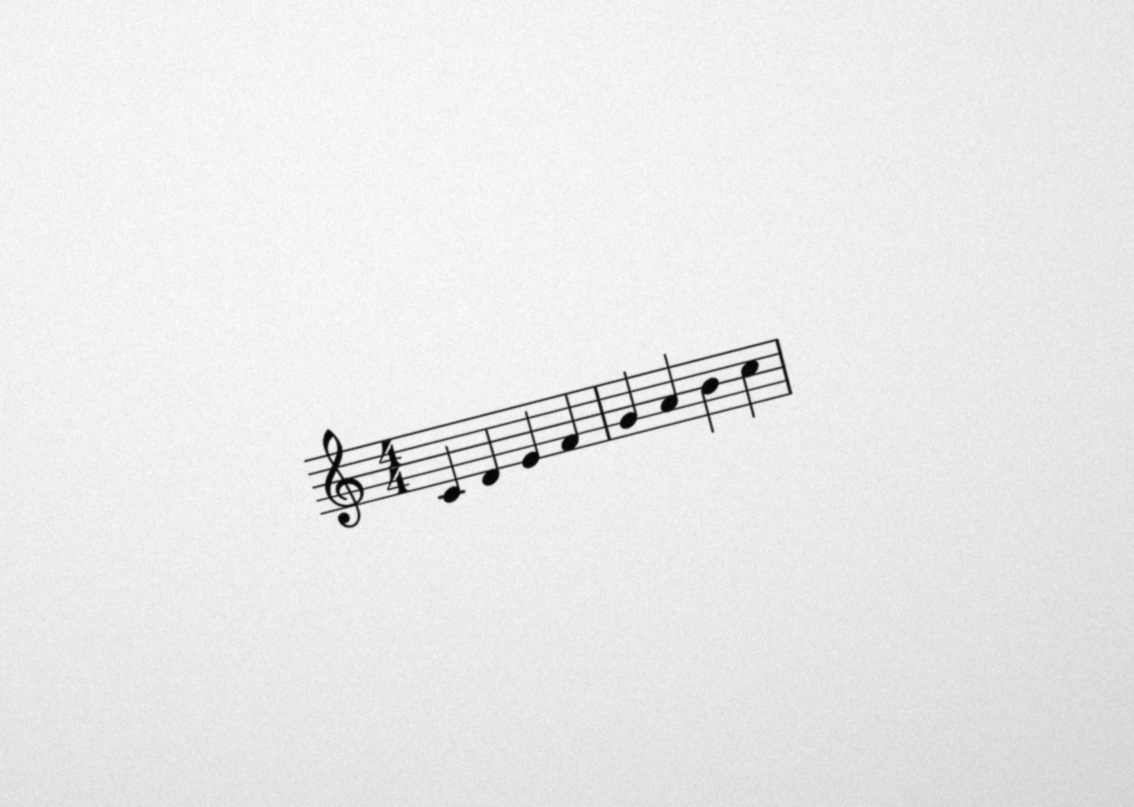
#> input picture fixtures/camera.deskew/input.png, 1134 x 807 px
$ python make_screenshots.py
#> lines starting #> are read from the running program, lines starting #| are printed output that depends on the picture; after the words box and inside, x2 and y2 are one past the last pixel; in counts of white or black regions, pixels touching at a corner belong together
"""Marketing frames for App Store Connect (AI Camera - Music Reader).
Illustrative frames built from the repo's own LilyPond fixtures (fixtures/*/input.png).
Usage: python3 docs/asc/screenshots/make_screenshots.py   (needs Pillow and the Inter font path below)
Outputs: iphone-69-0N-*.png (1320x2868) and ipad-13-0N-*.png (2064x2752), RGB, no alpha."""
import sys, os
from PIL import Image, ImageDraw, ImageFont, ImageFilter, ImageOps
_ROOT = os.path.abspath(os.path.join(os.path.dirname(__file__), '..', '..', '..'))
REPO = sys.argv[1] if len(sys.argv) > 1 else _ROOT
OUT = sys.argv[2] if len(sys.argv) > 2 else os.path.join(REPO, 'docs', 'asc', 'screenshots')
os.makedirs(OUT, exist_ok=True)
INTER = '/usr/share/fonts/truetype/sand-box/google/Inter/Inter-VariableFont_opsz,wght.ttf'
def font(sz, w='Bold'):
    f = ImageFont.truetype(INTER, int(sz))
    try: f.set_variation_by_name(w)
    except Exception: pass
    return f
TOP=(58,44,140); BOT=(14,18,48); AMBER=(255,196,72); WHITE=(246,246,250); INK=(20,22,40); MUTED=(186,184,220)

def bg(W,H):
    g=Image.linear_gradient('L').resize((W,H))
    return Image.composite(Image.new('RGB',(W,H),BOT),Image.new('RGB',(W,H),TOP),g)

def crop_score(name):
    i=Image.open(f'{REPO}/fixtures/{name}/input.png').convert('L')
    bb=Image.eval(i,lambda v:255-v).getbbox()
    return i.crop(bb)

def text_center(d, cx, y, s, f, fill):
    w=d.textlength(s,font=f); d.text((cx-w/2,y),s,font=f,fill=fill)

def device(W,H,kind):
    """Return (frame image RGBA, screen box) for a simple device mock."""
    fr=Image.new('RGBA',(W,H),(0,0,0,0)); d=ImageDraw.Draw(fr)
    r=int(W*(0.16 if kind=='phone' else 0.06)); bez=int(W*(0.035 if kind=='phone' else 0.03))
    d.rounded_rectangle([0,0,W-1,H-1],radius=r,fill=(8,8,14,255))
    d.rounded_rectangle([3,3,W-4,H-4],radius=r,outline=(70,70,90,255),width=4)
    box=(bez,bez,W-bez,H-bez)
    return fr, box, r-bez

def screen_camera(sw,sh,kind):
    s=Image.new('RGB',(sw,sh),(28,28,30))
    photo=Image.open(f'{REPO}/fixtures/camera.deskew/input.png').convert('RGB')
    ph=int(sh*0.78); area=Image.new('RGB',(sw,ph),(238,238,238))
    # crop around the staff (source coords) and scale to the screen width
    src=photo.crop((250,250,880,600)); k=(sw*0.98)/src.width
    src=src.resize((int(src.width*k),int(src.height*k)),Image.LANCZOS)
    area.paste(src,((sw-src.width)//2,(ph-src.height)//2))
    s.paste(area,(0,int(sh*0.08)))
    d=ImageDraw.Draw(s)
    cx,cy=sw//2,int(sh*0.08)+ph//2
    bw,bh=int(src.width*0.96),int(src.height*0.9); t=max(6,sw//90); L=sw//9
    x0,y0,x1,y1=cx-bw//2,cy-bh//2,cx+bw//2,cy+bh//2
    for (x,y,dx,dy) in [(x0,y0,1,1),(x1,y0,-1,1),(x0,y1,1,-1),(x1,y1,-1,-1)]:
        d.rectangle([min(x,x+dx*L),min(y,y+dy*t),max(x,x+dx*L),max(y,y+dy*t)],fill=AMBER)
        d.rectangle([min(x,x+dx*t),min(y,y+dy*L),max(x,x+dx*t),max(y,y+dy*L)],fill=AMBER)
    f=font(sw*0.04,'SemiBold')
    chip='Frame the staff'; w=d.textlength(chip,font=f)
    d.rounded_rectangle([cx-w/2-sw*0.04,y0-f.size*2.6,cx+w/2+sw*0.04,y0-f.size*0.6],radius=f.size,fill=(0,0,0))
    text_center(d,cx,y0-f.size*2.25,chip,f,WHITE)
    # shutter
    R=int(sw*0.09 if kind=='phone' else sw*0.055); by=int(sh*0.93)
    d.ellipse([cx-R,by-R,cx+R,by+R],outline=WHITE,width=max(6,R//8))
    d.ellipse([cx-R+R//5,by-R+R//5,cx+R-R//5,by+R-R//5],fill=WHITE)
    return s

def notes_csv(name):
    rows=[l.strip().split(',') for l in open(f'{REPO}/fixtures/{name}/expected.notes.csv').read().splitlines()[1:] if l.strip()]
    return [tuple(int(x) for x in r) for r in rows]

def score_screen(sw,sh,kind,title,highlight=False,transport=False,chip=None):
    s=Image.new('RGB',(sw,sh),(250,249,246)); d=ImageDraw.Draw(s)
    pad=int(sw*0.06); ph=kind=='phone'
    d.text((pad,int(sh*0.07)),title,font=font(sw*0.065 if ph else sw*0.045,'Bold'),fill=INK)
    sc=crop_score('piano.grand').convert('RGB').crop((0,0,500,220))   # bars 1-2 (barline at x~497)
    tw=sw-2*pad; k=tw/sc.width; th=int(sc.height*k); sc=sc.resize((tw,th),Image.LANCZOS)
    y=int(sh*0.15)
    s.paste(sc,(pad,y))
    if highlight:
        # playhead on beat 3 of bar 1: the G noteheads (crop x 227..242)
        ov=Image.new('RGBA',(sw,sh),(0,0,0,0)); od=ImageDraw.Draw(ov)
        od.rounded_rectangle([pad+int(219*k),y-int(6*k),pad+int(250*k),y+th+int(6*k)],radius=int(8*k),fill=AMBER+(110,))
        s=Image.alpha_composite(s.convert('RGBA'),ov).convert('RGB'); d=ImageDraw.Draw(s)
    y2=y+th+int(sh*0.04)
    f=font(sw*0.036 if ph else sw*0.025,'SemiBold'); fm=font(sw*0.034 if ph else sw*0.024,'Medium')
    if not transport:
        rows=[('Staves','2 (treble + bass)'),('Key','C major'),('Time','4/4'),('Notes','16 per staff')]
        rh=int(fm.size*2.6)
        d.rounded_rectangle([pad,y2,sw-pad,y2+rh*len(rows)+int(fm.size*0.8)],radius=fm.size,fill=(255,255,255),outline=(226,224,236),width=3)
        yy=y2+int(fm.size*0.8)
        for kk,v in rows:
            d.text((pad+fm.size,yy),kk,font=fm,fill=(110,108,140))
            w=d.textlength(v,font=fm); d.text((sw-pad-fm.size-w,yy),v,font=fm,fill=INK); yy+=rh
        y3=y2+rh*len(rows)+int(fm.size*2.2)
        if chip:
            w=d.textlength(chip,font=f)
            d.rounded_rectangle([pad,y3,pad+w+sw*0.08,y3+f.size*2.1],radius=f.size,fill=(232,228,252))
            d.text((pad+sw*0.04,y3+f.size*0.5),chip,font=f,fill=(58,44,140))
        return s
    # piano roll of bars 1-2 from fixtures/piano.grand/expected.notes.csv
    notes=[n for n in notes_csv('piano.grand') if n[0]<3840]
    top_y=y2; bh=int(sh*0.13); rb=sh-bh-int(sh*0.03)
    lo,hi=min(n[1] for n in notes)-2,max(n[1] for n in notes)+2
    d.rounded_rectangle([pad,top_y,sw-pad,rb],radius=fm.size,fill=(28,26,64))
    ix0,ix1=pad+int(sw*0.04),sw-pad-int(sw*0.04); iy0,iy1=top_y+int(sh*0.03),rb-int(sh*0.03)
    for p in range(lo,hi+1):
        yy=iy1-(p-lo)*(iy1-iy0)/(hi-lo+1)
        if p%12 in (1,3,6,8,10): d.rectangle([ix0,yy-(iy1-iy0)/(hi-lo+1),ix1,yy],fill=(34,32,74))
    for bar in range(3):
        x=ix0+bar*(ix1-ix0)/2; d.line([x,iy0,x,iy1],fill=(70,66,120),width=3)
    ph_tick=960
    for t,p,du,st in notes:
        x0=ix0+t*(ix1-ix0)/3840; x1=ix0+(t+du)*(ix1-ix0)/3840-6
        yy=iy1-(p-lo+1)*(iy1-iy0)/(hi-lo+1); hgt=(iy1-iy0)/(hi-lo+1)
        on=t<=ph_tick<t+du
        d.rounded_rectangle([x0,yy,x1,yy+max(hgt,8)],radius=6,fill=AMBER if on else ((150,140,255) if st==0 else (110,190,240)))
    px=ix0+(ph_tick+240)*(ix1-ix0)/3840; d.line([px,iy0-10,px,iy1+10],fill=WHITE,width=4)
    by=sh-bh
    d.rectangle([0,by,sw,sh],fill=(24,22,58))
    cx=sw//2; cy=by+bh//2+int(sh*0.005); R=int(bh*0.28)
    d.ellipse([cx-R,cy-R,cx+R,cy+R],fill=AMBER)
    d.rectangle([cx-R*0.35,cy-R*0.4,cx-R*0.12,cy+R*0.4],fill=INK); d.rectangle([cx+R*0.12,cy-R*0.4,cx+R*0.35,cy+R*0.4],fill=INK)
    py=by+int(bh*0.12); d.rounded_rectangle([pad,py,sw-pad,py+8],radius=4,fill=(80,76,130)); d.rounded_rectangle([pad,py,pad+int((sw-2*pad)*0.16),py+8],radius=4,fill=AMBER)
    d.text((pad,cy-fm.size//2),'Tempo 96',font=fm,fill=MUTED)
    w=d.textlength('Piano',font=fm); d.text((sw-pad-w,cy-fm.size//2),'Piano',font=fm,fill=MUTED)
    return s

def privacy_screen(sw,sh,kind):
    s=Image.new('RGB',(sw,sh),(250,249,246)); d=ImageDraw.Draw(s); pad=int(sw*0.08)
    big=font(sw*0.06 if kind=='phone' else sw*0.042,'Bold'); f=font(sw*0.042 if kind=='phone' else sw*0.03,'Medium')
    d.text((pad,int(sh*0.08)),'On this device',font=big,fill=INK)
    rows=[('Recognition','Runs on-device'),('Photos','Stay on your device'),('Account','Not required'),('Network','Not needed to read or play')]
    y=int(sh*0.18); rh=int(f.size*3.2)
    for k,v in rows:
        d.rounded_rectangle([pad,y,sw-pad,y+rh-int(f.size*0.6)],radius=f.size,fill=(255,255,255),outline=(226,224,236),width=3)
        d.text((pad+f.size,y+f.size*0.75),k,font=f,fill=INK)
        w=d.textlength(v,font=f); d.text((sw-pad-f.size-w,y+f.size*0.75),v,font=f,fill=(58,44,140))
        y+=rh
    ic=Image.open(f'{REPO}/docs/asc/creatives/AppIcon-1024.png').convert('RGB'); isz=int(sw*0.3)
    ic=ic.resize((isz,isz),Image.LANCZOS); m=Image.new('L',(isz,isz),0); ImageDraw.Draw(m).rounded_rectangle([0,0,isz-1,isz-1],radius=int(isz*0.22),fill=255)
    s.paste(ic,((sw-isz)//2,y+int(sh*0.05)),m)
    return s

FRAMES=[
 ('01-capture','Point at the page','Photograph printed sheet music', lambda sw,sh,k: screen_camera(sw,sh,k)),
 ('02-read','Reads the notes','Clefs, keys, rhythms and rests', lambda sw,sh,k: score_screen(sw,sh,k,'Recognized score',chip='Read on this device')),
 ('03-play','Hear it played','MIDI playback with note highlights', lambda sw,sh,k: score_screen(sw,sh,k,'Now playing',highlight=True,transport=True)),
 ('04-private','Private by design','No account. No uploads.', lambda sw,sh,k: privacy_screen(sw,sh,k)),
]

def render(kind,W,H,prefix):
#> called with kind = 'phone', W = 1320, H = 2868, prefix = 'iphone-69'
    for slug,head,sub,fn in FRAMES:
        img=bg(W,H); d=ImageDraw.Draw(img)
        hf=font(W*(0.085 if kind=='phone' else 0.062),'ExtraBold'); sf=font(W*(0.042 if kind=='phone' else 0.032),'Medium')
        ty=int(H*0.055)
        text_center(d,W/2,ty,head,hf,WHITE)
        text_center(d,W/2,ty+hf.size*1.25,sub,sf,AMBER)
        dw=int(W*(0.80 if kind=='phone' else 0.78)); dh=int(dw*(2868/1320) if kind=='phone' else dw*(2752/2064))
        dy=ty+int(hf.size*1.25+sf.size*2.2)
        if dy+dh>H+int(H*0.08): dh=H-dy+int(H*0.08)
        fr,box,sr=device(dw,dh,kind)
        sw,sh=box[2]-box[0],box[3]-box[1]
        scr=fn(sw,sh,kind)
        m=Image.new('L',(sw,sh),0); ImageDraw.Draw(m).rounded_rectangle([0,0,sw-1,sh-1],radius=sr,fill=255)
        fr.paste(scr,(box[0],box[1]),m)
        # shadow
        sh_=Image.new('L',(W,H),0); ImageDraw.Draw(sh_).rounded_rectangle([(W-dw)//2+10,dy+30,(W+dw)//2+10,dy+dh+30],radius=int(dw*0.12),fill=140)
        img=Image.composite(Image.new('RGB',(W,H),(4,4,12)),img,sh_.filter(ImageFilter.GaussianBlur(40)))
        img.paste(fr,((W-dw)//2,dy),fr)
        out=f'{OUT}/{prefix}-{slug}.png'; img.convert('RGB').save(out,optimize=True); print(out,img.size)
#> this loop made 3 passes
#> pass 1, in bg, `g=Image.linear_gradient('L').resize((W,H))`:
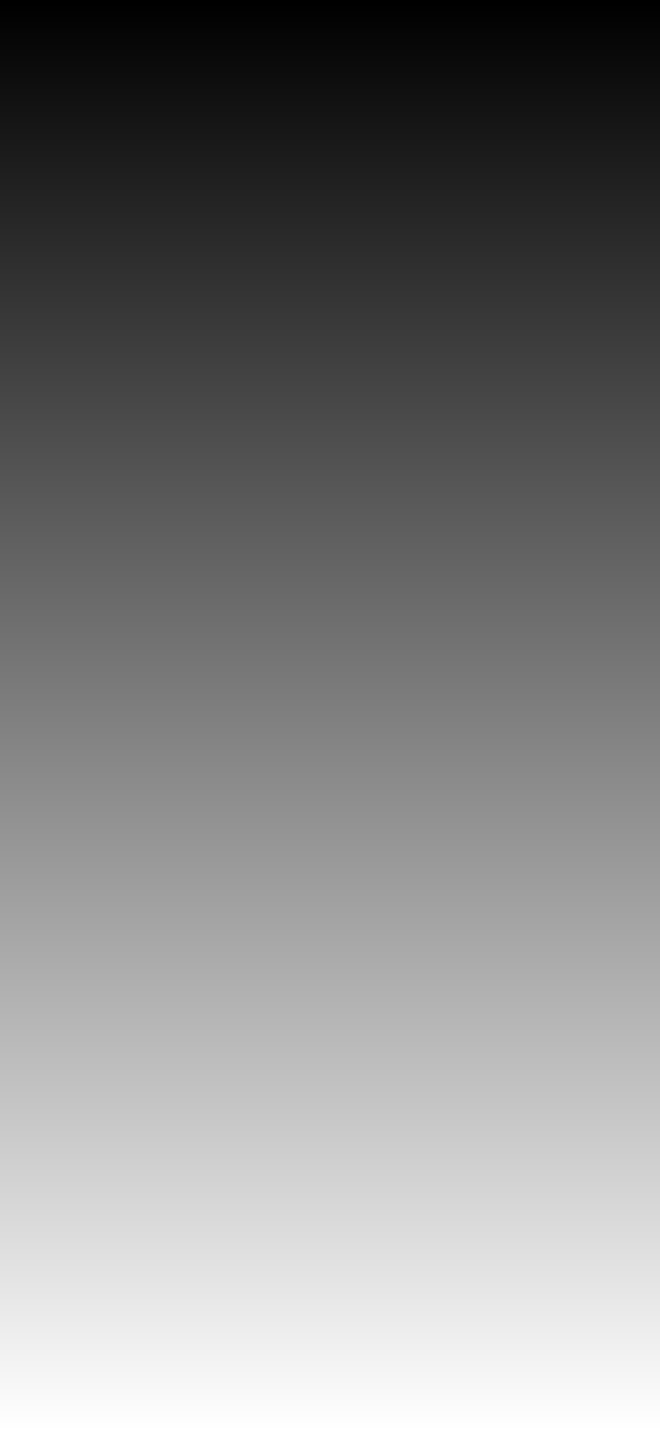
#> g: PIL image 1320x2868 L (shown at 1/2 size); min 0, max 255, mean 127.5
#> pass 1, in render, `img = bg(W, H)`:
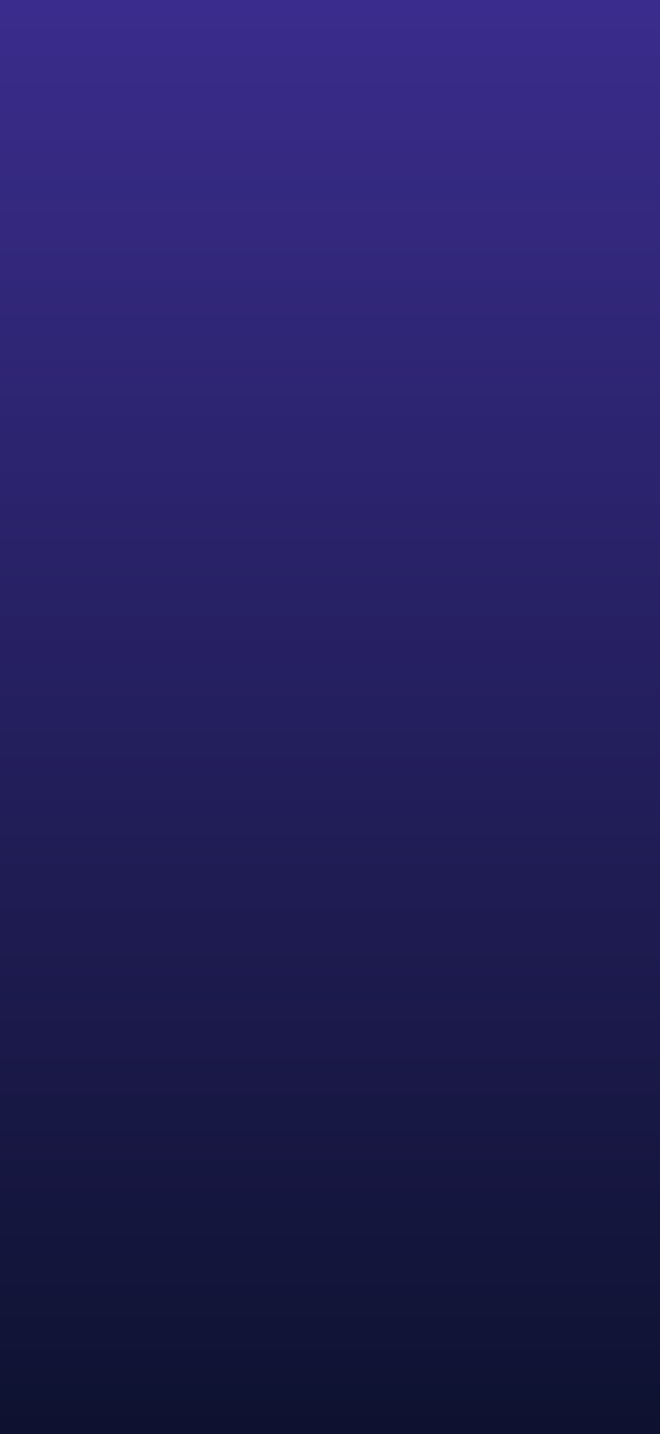
#> img: PIL image 1320x2868 RGB (shown at 1/2 size); mean R, G, B 36, 31, 94
#> pass 1, in render, `fr,box,sr=device(dw,dh,kind)`:
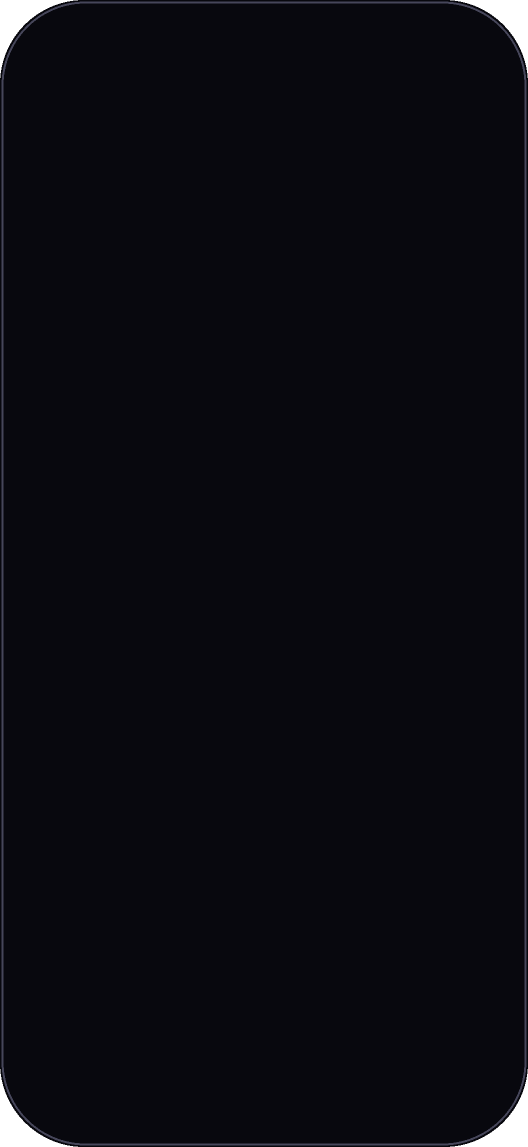
#> fr: PIL image 1056x2294 RGBA (shown at 1/2 size); mean R, G, B, A 8.6, 8.6, 14.7, 252.4; transparent parts drawn white
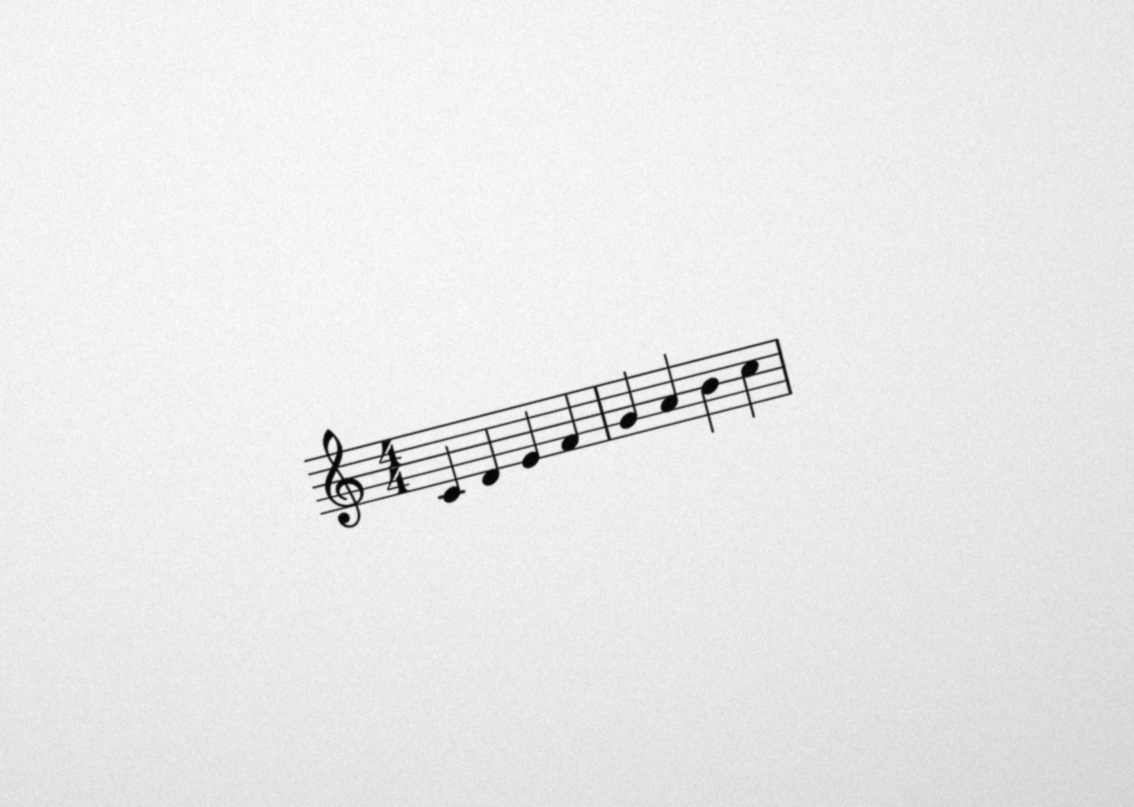
#> input picture fixtures/camera.deskew/input.png, 1134 x 807 px
#> after the loop:
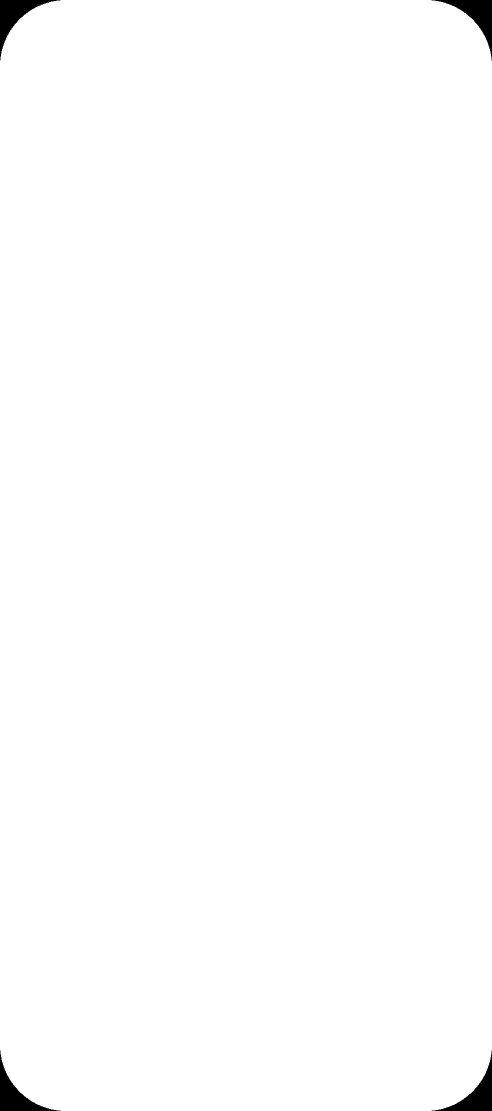
#> m: PIL image 984x2222 L (shown at 1/2 size); 99.3% white; 4 black regions, box (x1, y1, x2, y2) and area: (0, 0, 121, 121) 3775, (863, 0, 984, 121) 3775, (0, 2101, 121, 2222) 3775, (863, 2101, 984, 2222) 3775
#> after the loop:
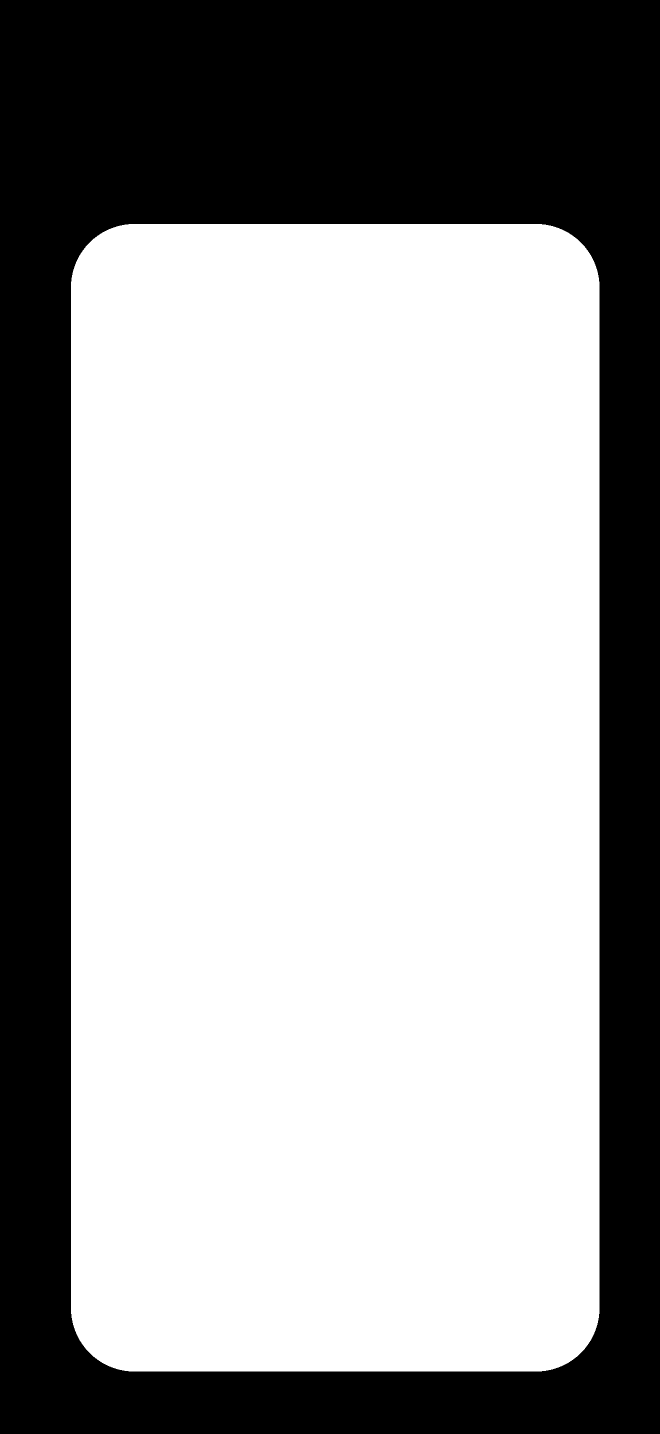
#> sh_: PIL image 1320x2868 L (shown at 1/2 size); values 0 (black) and 140 (white), 63.7% white; 1 black region, box (x1, y1, x2, y2) and area: (0, 0, 1320, 2868) 1373733

#> (the run stopped early here; a loop or call above may not have finished)
